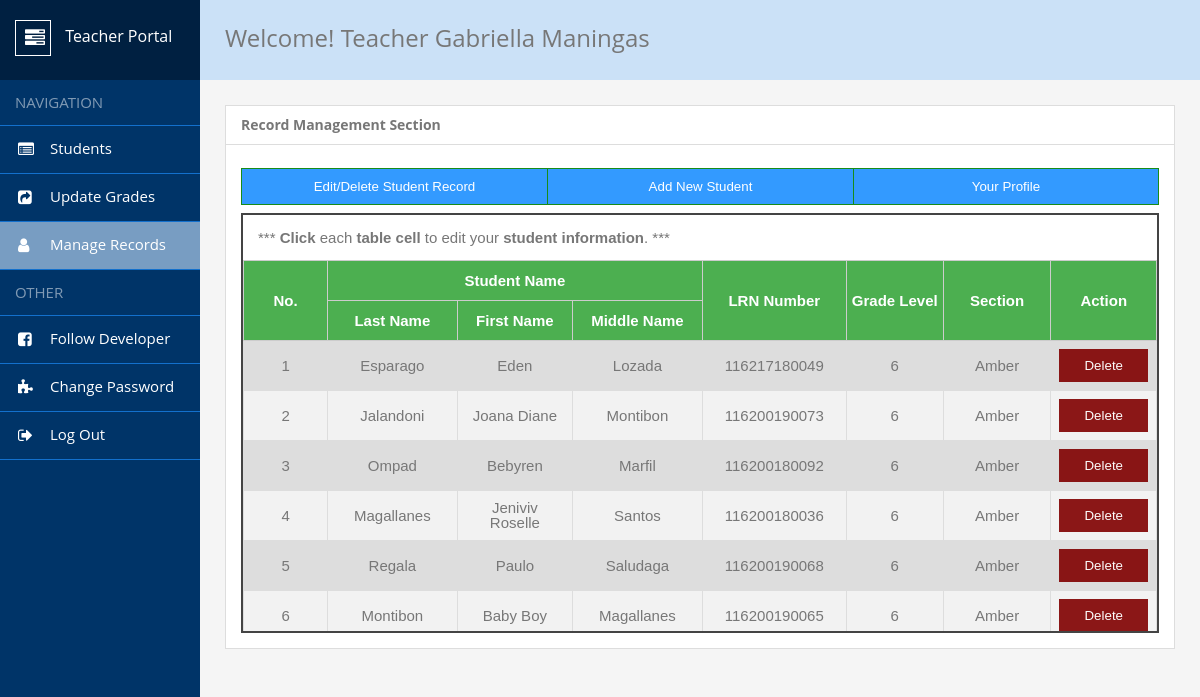
The app's page /admin/my-profile.php (signed in) with its own data.
### tables this page shows
CREATE TABLE `teachers` (
  `TeacherID` int(11) NOT NULL,
  `FirstName` varchar(50) DEFAULT NULL,
  `MidName` varchar(15) DEFAULT NULL,
  `LastName` varchar(50) DEFAULT NULL,
  `GradeLevel` int(11) DEFAULT NULL,
  `Section` varchar(50) DEFAULT NULL,
  `Username` varchar(50) DEFAULT NULL,
  `Password` varchar(50) DEFAULT NULL,
  `Position` varchar(50) NOT NULL,
  `SchoolName` varchar(100) NOT NULL,
  `SchoolAddress` varchar(150) NOT NULL,
  `EmailAddress` varchar(100) NOT NULL,
  `DateJoined` date NOT NULL
);

CREATE TABLE `students` (
  `StudentID` int(11) NOT NULL,
  `LRN_Number` bigint(15) NOT NULL,
  `FirstName` varchar(50) DEFAULT NULL,
  `MidInitial` varchar(50) DEFAULT NULL,
  `LastName` varchar(50) DEFAULT NULL,
  `GradeLevel` int(11) DEFAULT NULL,
  `Section` varchar(50) DEFAULT NULL,
  `TeacherID` int(11) DEFAULT NULL
);

### admin/my-profile.php (the view, shortened to what this page needs)
<?php
    include("../includes/config.php");
    if(strlen($_SESSION['alogin'])==0){
        header('location: ../index.php');
    }
    else{
        $loginName = $_SESSION['alogin'];
        $User = "SELECT TeacherID FROM teachers WHERE Username = '$loginName';";
        $userQuery = mysqli_query($conn, $User);
        $teacherID = mysqli_fetch_assoc($userQuery);
        $teacher = $teacherID['TeacherID'];
        $sql = "SELECT * FROM students WHERE TeacherID = '$teacher';";
        $result = mysqli_query($conn, $sql);
?>
<!DOCTYPE html>
<html lang="en">
<head>
    <link rel = "stylesheet" href = "assets/css/style.admin.css">
    <link rel = "stylesheet" href = "../assets/css/style.modal.css">
    <link rel = "stylesheet" href = "assets/css/modal.logout.css">
</head>
<body>
    <div class = "wrapper">
        <nav>
            <header>
                <span></span>
                    Teacher Portal
            </header>
            <ul>
                <li><span>Navigation</span></li>
                <li><a href = "index.php">Students</a></li>
                <li><a href = "post-grades.php">Update Grades</a></li>
                <li><a class = "active" href = "my-profile.php">Manage Records</a></li>
                <li><span>Other</span></li>
                <li><a href = "https://web.facebook.com/aegon.madolid/" target = "_blank">Follow Developer</a></li>
                <li><a href = "change-password.php">Change Password</a></li>
                <li><a href = "#openModal">Log Out</a>
                </li>
            </ul>
        </nav>
    <main>
        <?php
                $name = $_SESSION['alogin'];
                $NameTag = "SELECT FirstName, LastName FROM teachers WHERE Username = '$name';";
                $NameResult = mysqli_query($conn, $NameTag);
                $rowName = mysqli_fetch_assoc($NameResult);
            ?>
        <h1>Welcome! Teacher <?php echo $rowName['FirstName'] . " " . $rowName['LastName'];?></h1>
        <div class = "contents">
        <div><h2><strong>Record Management Section</strong></h2>
        <div class = "btn-group">
            <button style = "width:33.333%;" class="showSingle" target="1">Edit/Delete Student Record</button>
            <button style = "width:33.3333%;" class="showSingle" target="2">Add New Student</button>
            <button style = "width:33.3333%;" class="showSingle" target="3">Your Profile</button>
        </div>
        <div id="div1" class="targetDiv1">
            <div class = "table-res">
            <table id = "student">
                <caption>*** <strong>Click</strong> each <strong>table cell</strong> to edit your <strong>student information</strong>. ***</caption>
                    <tr>
                        <th rowspan = 2>No.</th>
                        <th colspan = 3>Student Name</th>
                        <th rowspan = 2>LRN Number</th>
                        <th rowspan = 2>Grade Level</th>
                        <th rowspan = 2>Section</th>
                        <th rowspan = 2>Action</th>
                    </tr>
                    <tr>
                        <th>Last Name</th>
                        <th>First Name</th>
                        <th>Middle Name</th>
                    </tr>
            <?php
            $count = 1;
            while($row = mysqli_fetch_assoc($result)){
                $LRN = $row['LRN_Number'];
                $fname = $row['FirstName'];
                $Mname = $row['MidInitial'];
                $Lname = $row['LastName'];
                $grade = $row['GradeLevel'];
                $Section = $row['Section'];
                $id = $row['StudentID'];
            ?>
                <tr>
                    <td><?php echo $count?></td>
                    <td><div class = "td-update" contenteditable = "true" onBlur = "updateValue(this,'LastName', '<?php echo $id;?>')" onClick = "activate(this)"><?php echo $Lname;?></div></td>
                    <td><div class = "td-update" contenteditable = "true" onBlur = "updateValue(this,'FirstName', '<?php echo $id;?>')" onClick = "activate(this)"><?php echo $fname;?></div></td>
                    <td><div class = "td-update" contenteditable = "true" onBlur = "updateValue(this,'MidInitial', '<?php echo $id;?>')" onClick = "activate(this)"><?php echo $Mname;?></div></td>
                    <td><div class = "td-update" contenteditable = "true" onBlur = "updateValue(this,'LRN_Number', '<?php echo $id;?>')" onClick = "activate(this)"><?php echo $LRN;?></div></td>
                    <td><div class = "td-update" contenteditable = "true" onBlur = "updateValue(this,'GradeLevel', '<?php echo $id;?>')" onClick = "activate(this)"><?php echo $grade;?></div></td>
                    <td><div class = "td-update" contenteditable = "true" onBlur = "updateValue(this,'Section', '<?php echo $id;?>')" onClick = "activate(this)"><?php echo $Section;?></div></td>
                    <td><button id = "del-record" onClick = "deleteValue(this,'LRN_Number', '<?php echo $id;?>')">Delete</button></td>
                </tr>
            <?php $count++; } mysqli_close($conn)?>
            </table>
            </div>
        </div>
        <?php
            include("../includes/config.php");
            $sqlTupdate = "SELECT * FROM teachers WHERE Username = '$loginName';";
            $TResult = mysqli_query($conn, $sqlTupdate);
            while($TRow = mysqli_fetch_assoc($TResult)){
                $id = $TRow['TeacherID'];
                $TLname = $TRow['LastName'];
        ?>
                    <td contenteditable = "true" onBlur = "updateTeacher(this,'LastName', '<?php echo $id;?>')" onClick = "activate(this)"><?php echo $TLname;?></div></td>
                </div>
                </div>
        <?php } ?>
</body>
</html>
<?php } ?>

### admin/assets/css/style.admin.css (style rules this page uses)
*, *:before, *:after { margin: 0; padding: 0; box-sizing: border-box; }
*:before, *:after { content: ''; display: block; position: absolute; }
html, body { font: 15px/1 'Open Sans', sans-serif; color: #777; }
a { cursor: pointer; }
ul { list-style: none; }
.wrapper { display: flex; min-height: 100%; }
nav { width: 200px; background-color: rgb(0, 52, 104); }
nav header { position: relative; height: 80px; padding: 20px 0 0 15px; font-size: 16px; color: #fff; background-color: rgb(0, 32, 65); }
nav header span { position: relative; display: inline-block; width: 36px; height: 36px; margin: 0 10px 0 0; vertical-align: middle; border: 1px solid #fff; }
nav header span:before { content: '\f0ae'; font: normal 20px fontawesome; top: 7px; left: 9px; }
nav ul span { display: block; padding: 15px; color: rgba(255, 255, 255, .5); text-transform: uppercase; border-bottom: 1px solid rgb(19, 112, 204); }
nav ul a { position: relative; display: block; padding: 15px 15px 17px 50px; color: #fff; border-bottom: 1px solid rgb(19, 112, 204); text-decoration: none; }
nav ul a.active { background-color: rgb(120, 157, 194); }
nav ul a:before { font: normal 16px fontawesome; top: 15px; left: 18px; }
nav ul li:nth-child(2) a:before { content: '\f022'; }
nav ul li:nth-child(3) a:before { content: '\f14d'; }
nav ul li:nth-child(4) a:before { content: '\f007'; }
nav ul li:nth-child(6) a:before { content: '\f082'; }
nav ul li:nth-child(7) a:before { content: '\f12e'; }
nav ul li:nth-child(8) a:before { content: '\f08b'; }
main { height: 100vh; flex: 1; padding: 25px; background-color: #f5f5f5; }
main h1 { height: 80px; margin: -25px -25px 25px -25px; padding: 0 25px; line-height: 76px; font-size: 24px; font-weight: 400; background-color: rgb(203, 225, 247); }
.contents { display: flex; height: auto; }
.contents > div { flex: 1; margin: 0 20px 20px 0; padding: 15px; border: 1px solid #ddd; background-color: #fff; }
.contents > div:last-child { margin-right: 0; }
.contents h2 { margin: -15px -15px 15px -15px; padding: 12px 15px; font-size:14px; font-weight: 400; border-bottom: 1px solid #ddd; }

### assets/css/style.modal.css (style rules this page uses)
* { box-sizing: border-box }
button { background-color: green; color: white; padding: 14px 20px; margin: 8px 0; border: none; cursor: pointer; width: 100%; opacity: 0.9; }

### admin/my-profile.php (style rules this page uses)
* { box-sizing: border-box; }
#student { font-family: "Trebuchet MS", Arial, Helvetica, sans-serif; border-collapse: collapse; }
#student td, #customers th { border: 1px solid #ddd; padding: 8px; text-align: center; width: 150px; }
#student tr:nth-child(even) { background-color: #f2f2f2; }
#student th { padding-top: 12px; padding-bottom: 12px; text-align: center; background-color: #4CAF50; color: white; }
#student caption { padding: 15px; text-align: left; width: 100%; }
.btn-group button { background-color: dodgerblue; border: 1px solid green; color: white; padding: 10px 24px; cursor: pointer; float: left; }
.btn-group:after { content: ""; clear: both; display: table; }
.btn-group button:not(:last-child) { border-right: none; }
table { border-collapse: collapse; }
td, th { width: 200px; height: 20px; outline: none; border: 1px solid #ccc; }
div.td-update { outline: none; }
th { background: #333; color: white }
tr:nth-child(odd) { background: #ddd; }
#del-record { height: 100%; background-color: maroon; padding: 1px; }
.table-res { height:420px; width:100%; overflow-y: auto; border:2px solid #444; }

### records on screen
teachers: FirstName "Gabriella", LastName "Maningas"
students: LastName "Esparago", FirstName "Eden", MidInitial "Lozada", LRN_Number "116217180049", GradeLevel "6", Section "Amber"
students: LastName "Jalandoni", FirstName "Joana Diane", MidInitial "Montibon", LRN_Number "116200190073", GradeLevel "6", Section "Amber"
students: LastName "Ompad", FirstName "Bebyren", MidInitial "Marfil", LRN_Number "116200180092", GradeLevel "6", Section "Amber"
students: LastName "Magallanes", FirstName "Jeniviv Roselle", MidInitial "Santos", LRN_Number "116200180036", GradeLevel "6", Section "Amber"
students: LastName "Regala", FirstName "Paulo", MidInitial "Saludaga", LRN_Number "116200190068", GradeLevel "6", Section "Amber"
students: LastName "Montibon", FirstName "Baby Boy", MidInitial "Magallanes", LRN_Number "116200190065", GradeLevel "6", Section "Amber"
